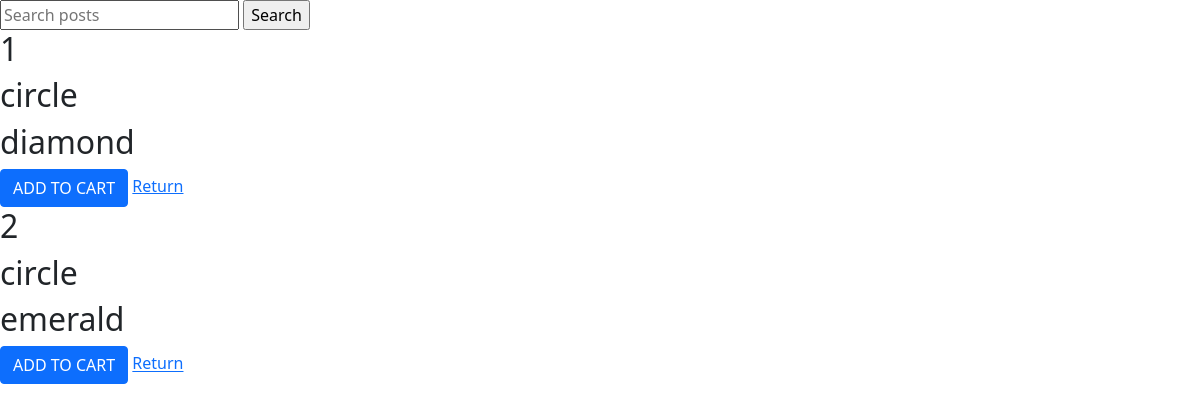
Before: /showinv_cs with the older database file.
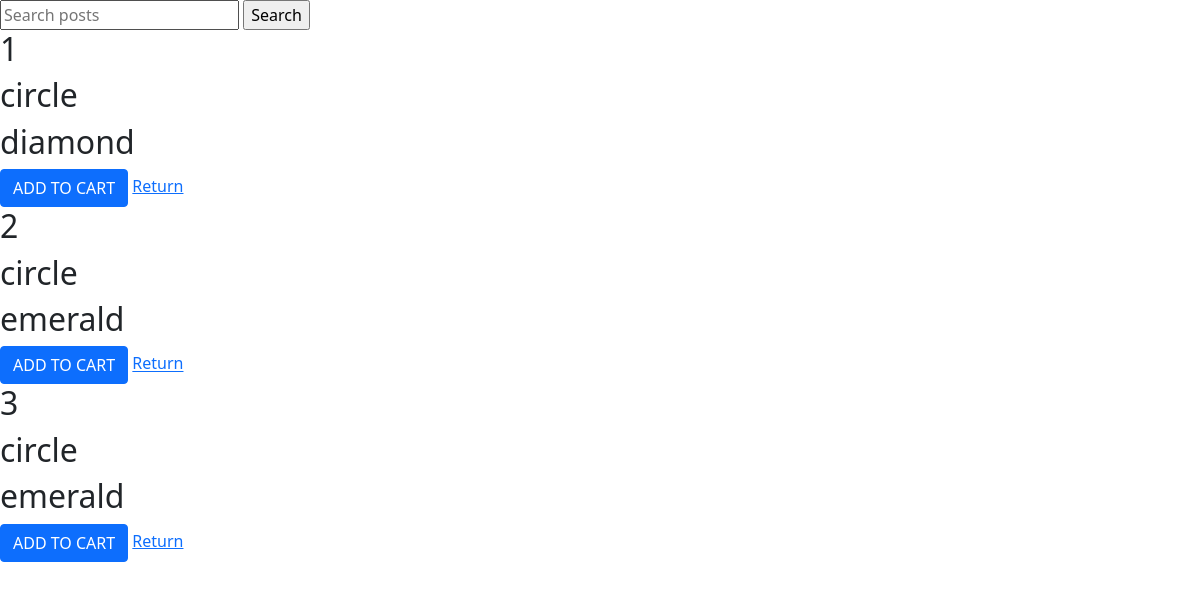
After: the same page with the newer database file.
### firstapp/models.py (models this page shows, shortened)
class Inventoryofcolorstones(models.Model):
    stockid = models.CharField(max_length=30, blank=True)
    location = models.CharField(max_length=30)
    shape = models.CharField(max_length=30)
    gem_type = models.CharField(max_length=30)
    weight = models.IntegerField()
    origin = models.CharField(max_length=30)
    treatment = models.CharField(max_length=30)
    certificate_no_cs = models.CharField(max_length=30)
    color = models.CharField(max_length=30)
    measurements = models.FloatField()
    lab = models.CharField(max_length=30)
    tag_price_cs = models.FloatField()
    status = models.BooleanField(default=False)
    purchaseapproval_cs = models.BooleanField(blank=True)

### firstapp/views.py (the view)
# urls.py: path('showinv_cs', views.showinv_cs, name="showinv_cs"),
def showinv_cs(request):
    inv_csobj = Inventoryofcolorstones.objects.all()
    context = {
        "showinv_cs": inv_csobj,
    }
    return render(request, "showinvcs.html", context=context)

### firstapp/templates/showinvcs.html (shortened to what this page needs)
<!DOCTYPE html>
<html lang="en">
<head>
    <link href="https://cdn.jsdelivr.net/npm/bootstrap@5.0.2/dist/css/bootstrap.min.css" rel="stylesheet"
>
</head>
<body>
    <form method='GET' action="">
        <input type="text" name="search" placeholder="Search posts"/>
        <input type="submit"  value="Search"/>
        </form>
    {% for i in  showinv_cs %}
    <h2>{{i.id}}</h2>
    <h2>{{i.shape}}</h2>
    <h2>{{i.gem_type}}</h2>
    <a class="btn btn-primary" href="{% url 'addjtocart' primkey=i.id %}" >ADD TO CART</a>
    {% if not i.purchaseapv%}
    <a href="{% url 'returninv_cs' id1=i.id %}" >Return</a>
    {%endif%}
    {%endfor%}
</body>
</html>

Changed rows visible on the page:
added Inventoryofcolorstones: id "3", shape "circle", gem_type "emerald"
